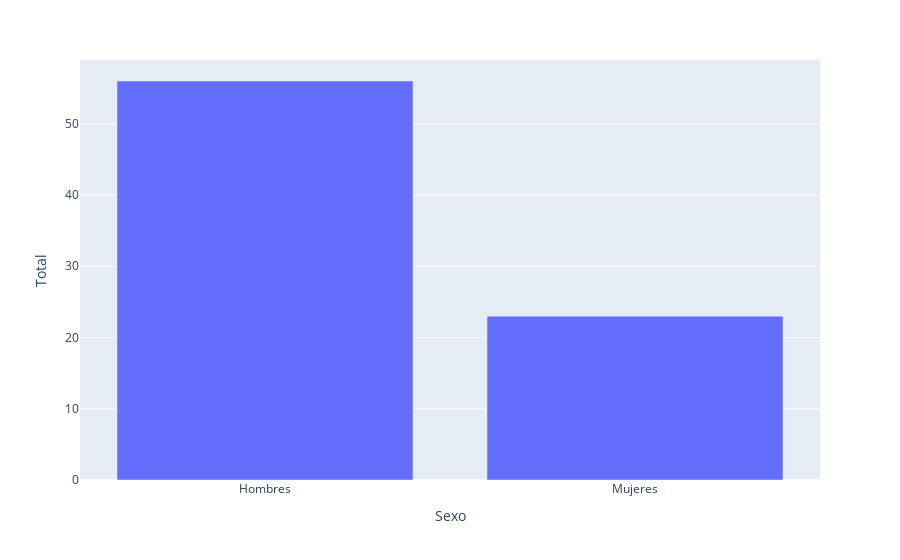

This figure's notebook cell:
### Code cell
# muertes de hombres por causa 102 en 2018
deaths_102_2018 = deaths[(deaths['Edad'] == 'Todas las edades') & ((deaths['Sexo'] == 'Hombres') | (deaths['Sexo'] == 'Mujeres')) & (deaths['Periodo'] == 2018) & (deaths['cause_code'] == '102')]


# number of woman vs men died for cause 102 (Otras causas externas y sus efectos tardíos) in 2018
px.bar(data_frame=deaths_102_2018, x='Sexo', y='Total')

### Figure 1 — Plotly figure (JSON) as saved in the notebook; plotly's stock layout.template omitted (floating-point values rounded to 4 significant figures)
{"data": [{"alignmentgroup": "True", "hovertemplate": "Sexo=%{x}<br>Total=%{y}<extra></extra>", "legendgroup": "", "marker": {"color": "#636efa"}, "name": "", "offsetgroup": "", "orientation": "v", "showlegend": false, "textposition": "auto", "type": "bar", "x": ["Hombres", "Mujeres"], "xaxis": "x", "y": [56, 23], "yaxis": "y"}], "layout": {"autosize": true, "barmode": "relative", "legend": {"tracegroupgap": 0}, "margin": {"t": 60}, "xaxis": {"anchor": "y", "autorange": true, "domain": [0, 1], "range": [-0.5, 1.5], "title": {"text": "Sexo"}, "type": "category"}, "yaxis": {"anchor": "x", "autorange": true, "domain": [0, 1], "range": [0, 58.95], "title": {"text": "Total"}, "type": "linear"}}}
